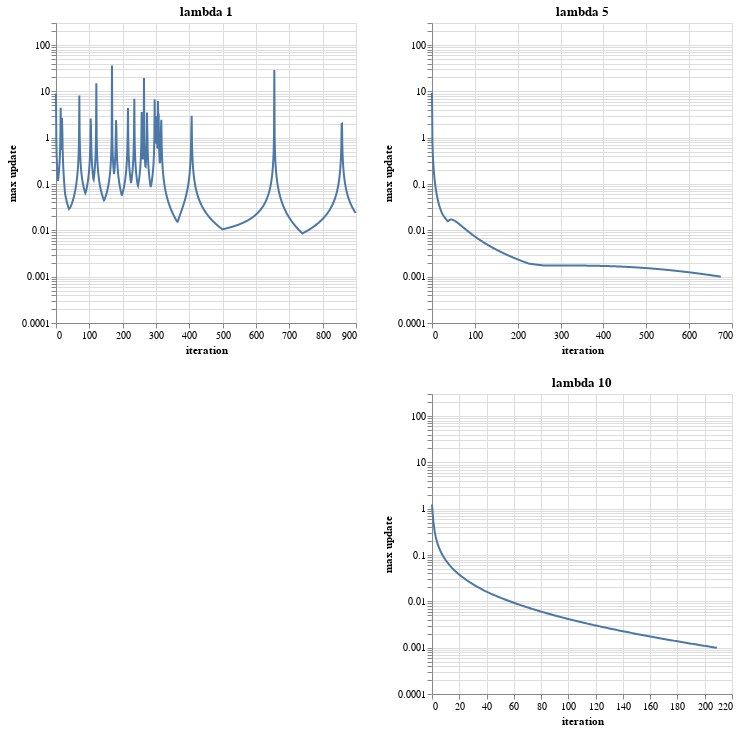

Notebook code for this chart:
### Markdown cell above
We first note that K encodes the number of characteristics, and $\lambda$ is the penalization term in regularization. We operate on the `Rsmall` dataset, and start by analyzing the effects of varying $\lambda$ with K constant.

### Code cell
# keeping K constant, vary lambda
output_L1 = compute_UV_reg(Rsmall, K=10, lam=1, alpha=0.001)
output_L5 = compute_UV_reg(Rsmall, K=10, lam=5, alpha=0.001)
output_L10 = compute_UV_reg(Rsmall, K=10, lam=10, alpha=0.001)

# compare max_updates 
fig_updates_L1 = \
    alt.Chart(output_L1['update'].iloc[:900,:])\
    .mark_line()\
    .encode(
        x='iteration:Q', 
        y=alt.Y('max update:Q', scale = alt.Scale(type = "log", domain = [0.0001, 300]))
    ).properties(
    title = "lambda 1") 

fig_updates_L5 = \
    alt.Chart(output_L5['update'])\
    .mark_line()\
    .encode(
        x='iteration:Q', 
        y=alt.Y('max update:Q', scale =  alt.Scale(type = "log", domain = [0.0001, 300]))
    ).properties(
    title = "lambda 5")

fig_updates_L10 = \
    alt.Chart(output_L10['update'])\
    .mark_line()\
    .encode(
        x='iteration:Q', 
        y=alt.Y('max update:Q', scale =  alt.Scale(type = "log", domain = [0.0001, 300]))
    ).properties(
    title = "lambda 10")

alt.vconcat(
    fig_updates_L1 | fig_updates_L5 &
    fig_updates_L10
)

### Figure 1 — Vega-Lite specification as saved in the notebook (floating-point values rounded to 4 significant figures; data arrays with more than 128 entries replaced by an {"elided": "..."} marker saying what was removed)
{"config": {"view": {"continuousWidth": 300, "continuousHeight": 300}}, "vconcat": [{"hconcat": [{"data": {"name": "data-7f58517b331c3899cc94018257ba3bac"}, "mark": {"type": "line"}, "encoding": {"x": {"field": "iteration", "type": "quantitative"}, "y": {"field": "max update", "scale": {"domain": [0.0001, 300], "type": "log"}, "type": "quantitative"}}, "title": "lambda 1"}, {"vconcat": [{"data": {"name": "data-97e2953ecb2564b4f1f991f9be285fc8"}, "mark": {"type": "line"}, "encoding": {"x": {"field": "iteration", "type": "quantitative"}, "y": {"field": "max update", "scale": {"domain": [0.0001, 300], "type": "log"}, "type": "quantitative"}}, "title": "lambda 5"}, {"data": {"name": "data-f881dad6926c08b4151b0da1d49a866b"}, "mark": {"type": "line"}, "encoding": {"x": {"field": "iteration", "type": "quantitative"}, "y": {"field": "max update", "scale": {"domain": [0.0001, 300], "type": "log"}, "type": "quantitative"}}, "title": "lambda 10"}]}]}], "$schema": "https://vega.github.io/schema/vega-lite/v5.15.1.json", "datasets": {"data-7f58517b331c3899cc94018257ba3bac": {"elided": "900 records"}, "data-97e2953ecb2564b4f1f991f9be285fc8": {"elided": "675 records"}, "data-f881dad6926c08b4151b0da1d49a866b": {"elided": "210 records"}}}
